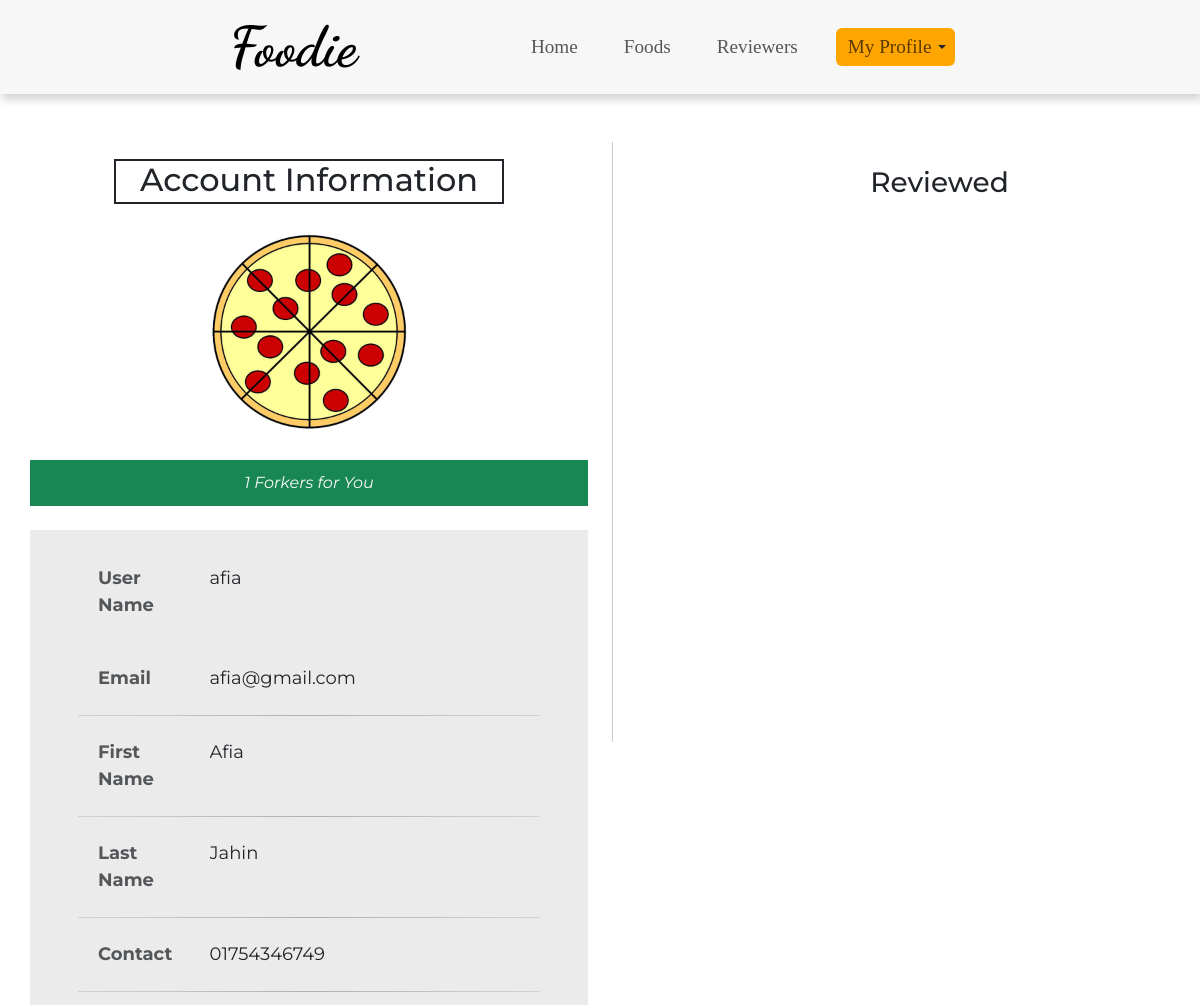
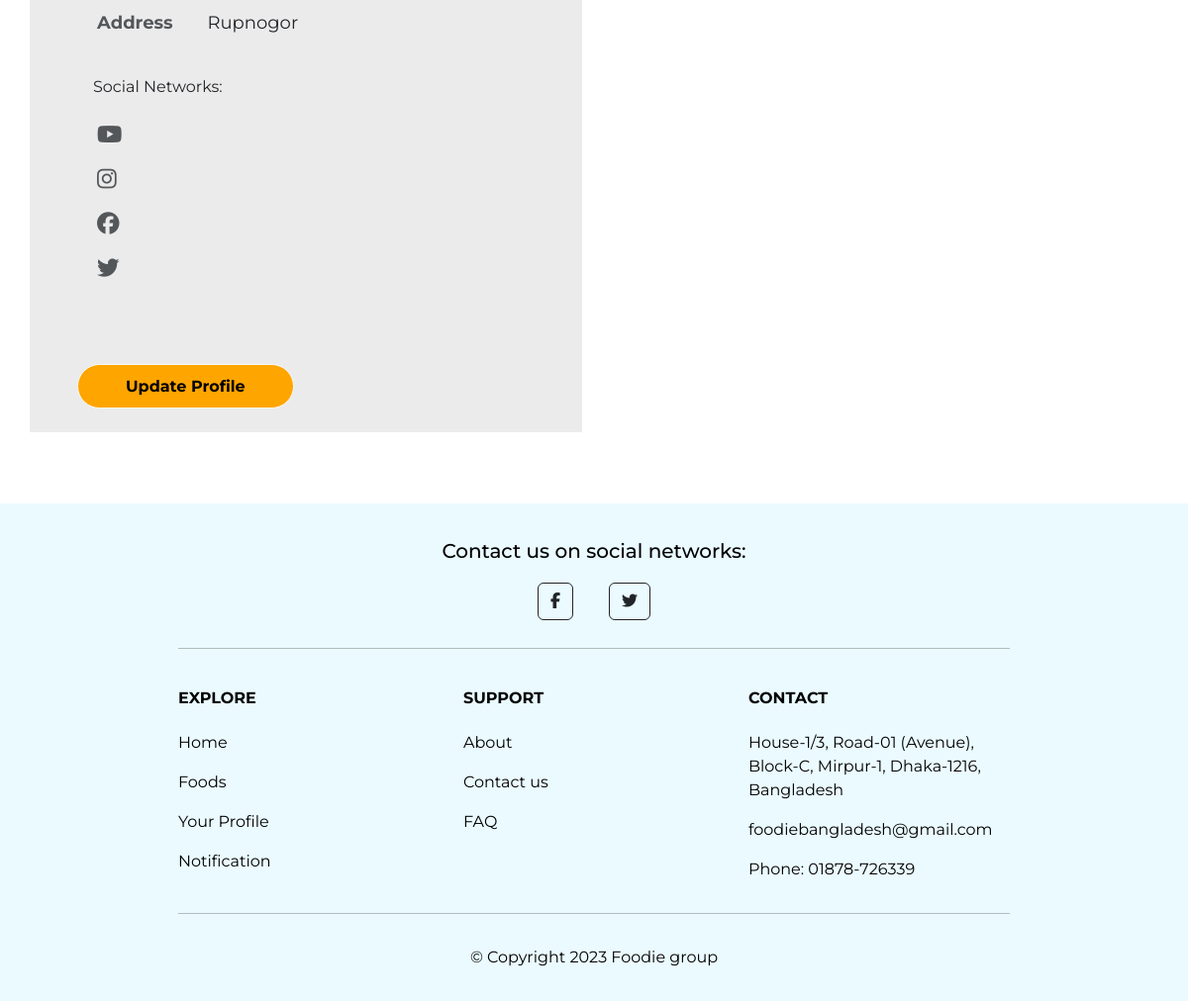
Screenshot of /php/account.php (signed in) with the database file from the repository (2 pictures, top to bottom).
### tables this page shows
CREATE TABLE `registration` (
  `id` int(11) NOT NULL,
  `email` varchar(250) NOT NULL,
  `username` varchar(50) NOT NULL,
  `image` varchar(200) NOT NULL,
  `firstname` varchar(250) NOT NULL,
  `lastname` varchar(250) NOT NULL,
  `address` varchar(500) NOT NULL,
  `contact` varchar(11) NOT NULL,
  `password` varchar(100) NOT NULL,
  `youtube` varchar(250) NOT NULL,
  `instagram` varchar(250) NOT NULL,
  `facebook` varchar(250) NOT NULL,
  `twitter` varchar(250) NOT NULL
);

### php/database.php (called while the page is built, shortened)
<?php
$connect = mysqli_connect("localhost", "root", "", "foodie");
if (!$connect) {
    die("Something is wrong!");
} else {
    if (isset($_SESSION['logged'])) {
        $email =  $_SESSION['user_email'];
        $user_sql = "SELECT * FROM registration where email='$email'";
        $user_result = mysqli_query($connect, $user_sql);
        $user_value = mysqli_fetch_assoc($user_result);
    }
}
?>

### php/account.php (the view, shortened to what this page needs)
<?php
require_once('database.php');
?>
<!DOCTYPE html>
<html lang="en">
<head>
    <link href="https://cdn.jsdelivr.net/npm/bootstrap@5.3.0-alpha1/dist/css/bootstrap.min.css" rel="stylesheet">
    <link rel="stylesheet" href="../css/account.css">
</head>
<body>
    <?php
    require('Navigation.php');
    ?>
    <section class="my-5" id="info">
        <div class="row">
            <div class="col col-lg-6">
                <h2>Account Information</h2>
                <div class="profile-pic">
                    <img src="../image/<?= $user_value['image']; ?>" alt="">
                </div>
                <?php
                $id = $user_value['id'];
                $sql = "SELECT COUNT(`forker`) as count FROM `forkers` WHERE `reviewers`='$id'";
                $query = mysqli_query($connect, $sql);
                $row = mysqli_fetch_assoc($query);
                ?>
                <div class="fw-bold text-center bg-success text-light py-1">
                    <button type="button" class="btn text-light" title="See people follows you" data-bs-toggle="modal" data-bs-target="#exampleModal"><em><?= $row['count']; ?> Forkers for You</em></button>
                </div>
                <form class="my-4 py-4 px-5" action="">
                    <div class="row mb-3 mx-2 form-text">
                        <div class="col-sm-3 col-form-label"><label for="username">User Name</label></div>
                        <div class="col-sm-9"><input type="text" id="username" value="<?= $user_value['username']; ?>" class="form-control-plaintext" readonly></div>
                    </div>
                    <div class="row mb-3 mx-2 form-text">
                        <div class="col-sm-3 col-form-label"><label for="email">Email</label></div>
                        <div class="col-sm-9"><input type="text" id="email" value="<?= $user_value['email']; ?>" class="form-control-plaintext" readonly></div>
                    </div>
                    <div class="row mb-3 mx-2 form-text">
                        <div class="col-sm-3 col-form-label"><label for="firstname">First Name</label></div>
                        <div class="col-sm-9"><input type="text" id="firstname" value="<?= $user_value['firstname']; ?>" class="form-control-plaintext" readonly></div>
                    </div>
                    <div class="row mb-3 mx-2 form-text">
                        <div class="col-sm-3 col-form-label"><label for="lasttname">Last Name</label></div>
                        <div class="col-sm-9"><input type="text" id="lastname" value="<?= $user_value['lastname']; ?>" class="form-control-plaintext" readonly></div>
                    </div>
                    <div class="row mb-3 mx-2 form-text">
                        <div class="col-sm-3 col-form-label"><label for="contact">Contact</label></div>
                        <div class="col-sm-9"><input type="text" id="contact" value="<?= $user_value['contact']; ?>" class="form-control-plaintext" readonly></div>
                    </div>
                    <div class="row mb-3 mx-2 form-text">
                        <div class="col-sm-3 col-form-label"><label for="address">Address</label></div>
                        <div class="col-sm-9"><input type="text" id="address" value="<?= $user_value['address']; ?>" class="form-control-plaintext" readonly></div>
                    </div>
                    <p class="mx-3">Social Networks:</p>
                    <div class="row mb-1 mx-2 form-text">
                        <div class="col-sm-3 col-form-label"><label for="youtube"><i class="fa-brands fa-youtube fa-lg"></i></label></div>
                        <div class="col-sm-9"><input type="text" id="youtube" value="<?= $user_value['youtube']; ?>" class="form-control-plaintext" readonly></div>
                    </div>
                    <div class="row mb-1 mx-2 form-text">
                        <div class="col-sm-3 col-form-label"><label for="instagram"><i class="fa-brands fa-instagram fa-lg"></i></label></div>
                        <div class="col-sm-9"><input type="text" id="instagram" value="<?= $user_value['instagram']; ?>" class="form-control-plaintext" readonly></div>
                    </div>
                    <div class="row mb-1 mx-2 form-text">
                        <div class="col-sm-3 col-form-label"><label for="facebook"><i class="fa-brands fa-facebook fa-lg "></i></label></div>
                        <div class="col-sm-9"><input type="text" id="facebook" value="<?= $user_value['facebook']; ?>" class="form-control-plaintext" readonly></div>
                    </div>
                    <div class="row mb-1 mx-2 form-text">
                        <div class="col-sm-3 col-form-label"><label for="twitter"><i class="fa-brands fa-twitter fa-lg"></i></label></div>
                        <div class="col-sm-9"><input type="text" id="twitter" value="<?= $user_value['twitter']; ?>" class="form-control-plaintext" readonly></div>
                    </div>
                    <br>
                    <div class="d-grid gap-2 d-sm-flex mt-5 ml-5">
                        <a href="update.php"><button type="button" class="btn btn-outline-light custom-button rounded-pill px-5">Update Profile</button></a>
                    </div>
                </form>
            </div>
            <div class="col col-lg-1">
                <div class="d-flex me-0" style="height: 600px; width:4%">
                </div>
            </div>
            <div class="col col-lg-5">
                <div class="text-center my-4">
                    <h3>Reviewed</h3>
                </div>
            </div>
    </section>
    <section class="white-section" id="footer">
        <?php
        require('footer.php');
        ?>
    </section>
</body>
</html>

### css/account.css (style rules this page uses)
body { font-family: "Montserrat"; }
.profile-pic { text-align: center; margin:5% 0; width: 100%; height: 200px; overflow: hidden; }
.profile-pic img { margin: auto; border-radius: 50%; height: 100%; }
#info { margin: auto; background: #fff; width: 95%; }
#info h2 { text-align: center; border: 2px solid; height: 45px; margin-bottom: 5%; margin: 3% auto; width: 70%; }
.form-text { font-size: large; font-weight: bold; }
form { background-color: #ecebeb; }
.custom-button { height: 45px; background-color: #ffa500; color: #000; box-shadow: #000; border-radius: 15px; font-weight: 700; cursor: pointer; outline: none; }

### php/footer.php (style rules this page uses)
#footer { background-color: #eafaff; color: #000; padding: 3% 15% 0 15%; text-align: center; }

### rows the page displays
registration: image (placeholder picture), username "afia", email "afia@gmail.com", firstname "Afia", lastname "Jahin", contact "01754346749", address "Rupnogor"

### other values shown
$row['count'] "1"
